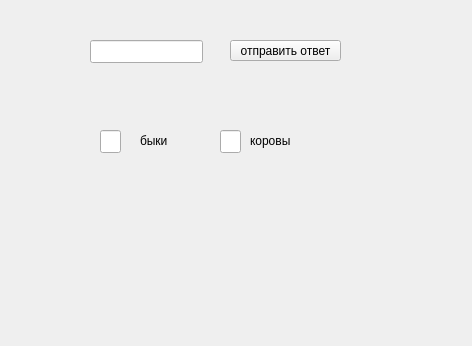
<?xml version="1.0" encoding="UTF-8"?>
<ui version="4.0">
 <class>ComputerAnswersGame</class>
 <widget class="QWidget" name="ComputerAnswersGame">
  <property name="geometry">
   <rect>
    <x>0</x>
    <y>0</y>
    <width>472</width>
    <height>346</height>
   </rect>
  </property>
  <property name="windowTitle">
   <string>Form</string>
  </property>
  <widget class="QPushButton" name="sendAnswer">
   <property name="geometry">
    <rect>
     <x>230</x>
     <y>40</y>
     <width>111</width>
     <height>21</height>
    </rect>
   </property>
   <property name="text">
    <string>отправить ответ</string>
   </property>
  </widget>
  <widget class="QLineEdit" name="numberOfBulls">
   <property name="geometry">
    <rect>
     <x>100</x>
     <y>130</y>
     <width>21</width>
     <height>23</height>
    </rect>
   </property>
  </widget>
  <widget class="QLineEdit" name="numberOfCows">
   <property name="geometry">
    <rect>
     <x>220</x>
     <y>130</y>
     <width>21</width>
     <height>23</height>
    </rect>
   </property>
  </widget>
  <widget class="QLabel" name="label">
   <property name="geometry">
    <rect>
     <x>140</x>
     <y>130</y>
     <width>61</width>
     <height>21</height>
    </rect>
   </property>
   <property name="text">
    <string>быки</string>
   </property>
  </widget>
  <widget class="QLabel" name="label_2">
   <property name="geometry">
    <rect>
     <x>250</x>
     <y>130</y>
     <width>71</width>
     <height>21</height>
    </rect>
   </property>
   <property name="text">
    <string>коровы</string>
   </property>
  </widget>
  <widget class="QLineEdit" name="computerAnswer">
   <property name="geometry">
    <rect>
     <x>90</x>
     <y>40</y>
     <width>113</width>
     <height>23</height>
    </rect>
   </property>
   <property name="readOnly">
    <bool>true</bool>
   </property>
  </widget>
 </widget>
 <resources/>
 <connections/>
</ui>
